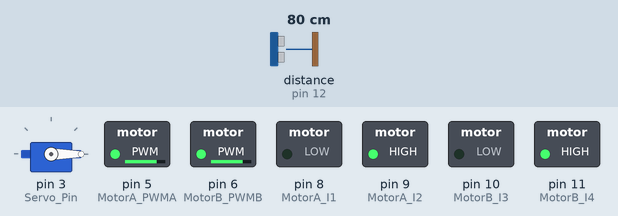
Simulated run of this sketch. Board: Arduino Uno, built with avr-gcc and run on an emulated ATmega328P. Parts: servo, switched loads named in the sketch (green lamp = pin HIGH). Wiring (inferred from the names in the program): ultrasonic range finder: trigger pin 13; echo pin 12. The inputs (shaded band) are chosen by the test bench; at power-on: distance to the obstacle (sensor on pin 12) 80 cm. The echo pulse lasts 58.3 µs per cm; pins used as bus, display or sensor lines are not drawn.

Above: at 1.16 s.
1.4 s: distance to the obstacle (sensor on pin 12) set to 2 cm
At 1.92 s:
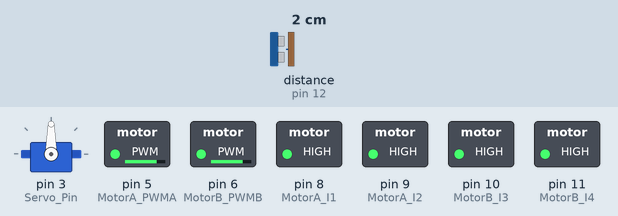
4.4 s: distance to the obstacle (sensor on pin 12) set to 6 cm
At 4.98 s:
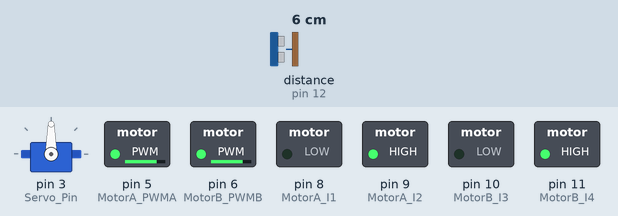
7.4 s: distance to the obstacle (sensor on pin 12) set to 4 cm
At 7.76 s:
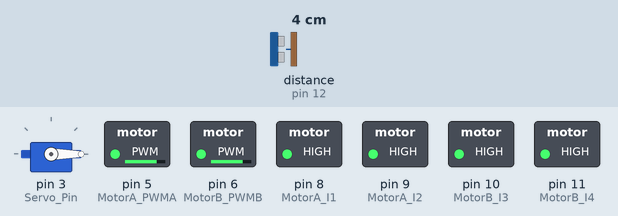
Timing chart, 0 to 16.4 s (numbered marks = the images above; inputs shaded):
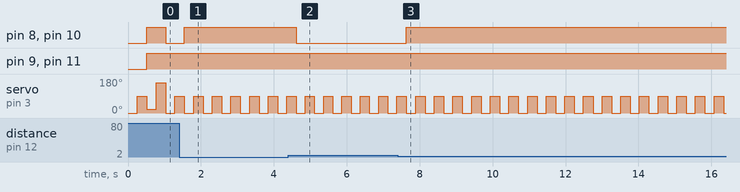

The sketch:

follow.ino
```cpp
//*******************************************************************************
//    第3堂課 超音波避障實驗
//
//    開發環境：Arduino IDE 1.6.5 以上
//    測試使用開發板型號：Arduino UNO R3 / Arduino Genuino
//*******************************************************************************

#include <Servo.h>


// L298N 馬達驅動板
// 宣告 MotorA 為右邊
// 宣告 MotorB 為左邊

#define MotorA_I1     8  //定義 I1 接腳
#define MotorA_I2     9  //定義 I2 接腳
#define MotorB_I3    10  //定義 I3 接腳
#define MotorB_I4    11  //定義 I4 接腳
#define MotorA_PWMA    5  //定義 ENA (PWM調速) 接腳
#define MotorB_PWMB    6  //定義 ENB (PWM調速) 接腳

// HC-SR04 超音波測距模組
#define US_Trig  13  //定義超音波模組 Trig 腳位
#define US_Echo  12  //定義超音波模組 Echo 腳位

// 伺服馬達(舵機)
#define Servo_Pin      3  // 定義伺服馬達輸出腳位(PWM)
#define servo_delay  250  // 伺服馬達轉向後的穩定時間
Servo myservo;            // 宣告伺服馬達變數

// 定義小車移動方向
#define Fgo  8  // 前進
#define Rgo  6  // 右轉
#define Lgo  4  // 左轉
#define Bgo  2  // 倒車


void setup()
{
  Serial.begin(9600);

  pinMode(MotorA_I1,OUTPUT);
  pinMode(MotorA_I2,OUTPUT);
  pinMode(MotorB_I3,OUTPUT);
  pinMode(MotorB_I4,OUTPUT);
  pinMode(MotorA_PWMA,OUTPUT);
  pinMode(MotorB_PWMB,OUTPUT);

  pinMode(US_Trig, OUTPUT);
  pinMode(US_Echo, INPUT);

  myservo.attach(Servo_Pin);

  analogWrite(MotorA_PWMA,200);    //設定馬達 (右) 轉速
  analogWrite(MotorB_PWMB,200);    //設定馬達 (左) 轉速
}

void advance(int a)    // 小車前進
{
    digitalWrite(MotorA_I1,LOW);    //馬達（右）逆時針轉動
    digitalWrite(MotorA_I2,HIGH);
    digitalWrite(MotorB_I3,LOW);    //馬達（左）順時針轉動
    digitalWrite(MotorB_I4,HIGH);
    delay(a * 1);
}

void turnR(int d)    //小車右轉
{
     digitalWrite(MotorA_I1,HIGH);   //馬達（右）順時針轉動
    digitalWrite(MotorA_I2,LOW);
    digitalWrite(MotorB_I3,LOW);    //馬達（左）順時針轉動
    digitalWrite(MotorB_I4,LOW);
    delay(d * 1);
}

void turnL(int e)    //小車左轉
{
    digitalWrite(MotorA_I1,LOW);    //馬達（右）逆時針轉動
    digitalWrite(MotorA_I2,HIGH);
    digitalWrite(MotorB_I3,HIGH);   //馬達（左）逆時針轉動
    digitalWrite(MotorB_I4,LOW);

    delay(e * 1);
}

void stopRL(int f)  //小車停止
{
    digitalWrite(MotorA_I1,HIGH);   //馬達（右）停止轉動
    digitalWrite(MotorA_I2,HIGH);
    digitalWrite(MotorB_I3,HIGH);   //馬達（左）停止轉動
    digitalWrite(MotorB_I4,HIGH);
    delay(f * 10);
}

void back(int g)    //小車後退
{
    digitalWrite(MotorA_I1,HIGH);   //馬達（右）順時針轉動
    digitalWrite(MotorA_I2,LOW);
    digitalWrite(MotorB_I3,HIGH);   //馬達（左）逆時針轉動
    digitalWrite(MotorB_I4,LOW);

    delay(g * 10);
}

int Ask_Distance(int dir)  // 測量距離
{
    myservo.write(dir);  // 調整超音波模組角度
    delay(servo_delay);  // 等待伺服馬達穩定

    digitalWrite(US_Trig, LOW);   // 讓超聲波發射低電壓2μs
    delayMicroseconds(2);
    digitalWrite(US_Trig, HIGH);  // 讓超聲波發射高電壓10μs，這裡至少是10μs
    delayMicroseconds(10);
    digitalWrite(US_Trig, LOW);   // 維持超聲波發射低電壓
    float distance = pulseIn(US_Echo, HIGH);  // 讀取時間差
    distance = distance / 5.8 / 10;  // 將時間轉為距離距离（單位：公分）
    //Serial.print("Distance:"); //輸出距離（單位：公分）
    //Serial.println(distance); //顯示距離
    //Serial.print('\n');
    return distance;
}


int detection()    // 超音波偵測函數 三個角度讀取距離數值
{
    int Car_Direction = 0;
    int F_Distance = 0;
    int R_Distance = 0;
    int L_Distance = 0;

    int current_Distance=Ask_Distance(0);
    int pos_Distance=0;
    int p=0;
    int pos=0;


    F_Distance = Ask_Distance(90);  // 讀取前方距離, 預設為90度,若超音波感測器轉至小車正前方後發現角度有些許偏差,您可以透過本處宣告其他角度進行調整。

    if(F_Distance < 10)  // 超音波感測器偵測後得到的距離低於 10公分
    {
      if(F_Distance < 4)
      return 0;

      else
      {
      //Serial.println("F_Distance 小於 10  ");
      //Serial.println(F_Distance );
      p=90;
       return p;
      }
    }

    if(F_Distance > 10)  //
    {
        stopRL(1);
        //Serial.println("F_Distance 大於 10  ");


       R_Distance = Ask_Distance(20);    // 讀取右方距離, 請依照您組裝後的實際狀況調整舵機角度
        L_Distance = Ask_Distance(160);  // 讀取左方距離, 請依照您組裝後的實際狀況調整舵機角度
        //Serial.print(R_Distance);
        //Serial.print("  ");
        //Serial.print(L_Distance);

        if ((L_Distance > 10) && (R_Distance >10))  //假如超音波感測器偵測到左邊距離和右邊距離皆小於10公分
        {

          //Serial.print("  (L_Distance > 10) && (R_Distance >10)  ");
            return 90;
        }
        else if(R_Distance<15)  //假如左邊距離大於右邊距離
        {

          //Serial.print("  (R_Distance<15  ");
            return 45;
        }
        else if(L_Distance<15)
        {
          //Serial.print("   uL_Distance<15  ");
            return 135;
        }
    }


}


void loop()
 {

  int d=detection();
  //Serial.print("d");
  //Serial.print(" ");
  //Serial.print(d);


       if(d==135)
    {
      //Serial.println("left");

      turnL(2);
      //advance(1);

    }

    else if(d==45)
    {
      //Serial.println("right");

        turnR(1);
        //advance(1);
    }

    else if(d==90)
      {
        //Serial.println(" d=90 advance");
      advance(1);// 正常前進
      }

    else if(d==0)
    {
        //Serial.println(" d=0   stop");
      stopRL(1);
      }


  }
```

Measured:
- the behaviour switches between 4 and 5 cm on distance to the obstacle (sensor on pin 12) (found by bisection; images 1 and 2)
- after the input at 1.4 s, pin 8 (MotorA_I1), pin 10 (MotorB_I3): goes on until 1.5 s, then stays HIGH
- after the input at 4.4 s, pin 8 (MotorA_I1), pin 10 (MotorB_I3): HIGH → LOW after 0.21 s
- after the input at 7.4 s, pin 8 (MotorA_I1), pin 10 (MotorB_I3): LOW → HIGH after 0.23 s
- by itself, servo on pin 3 (Servo_Pin): alternates 90° for 0.26 s and 0° for 0.25 s
